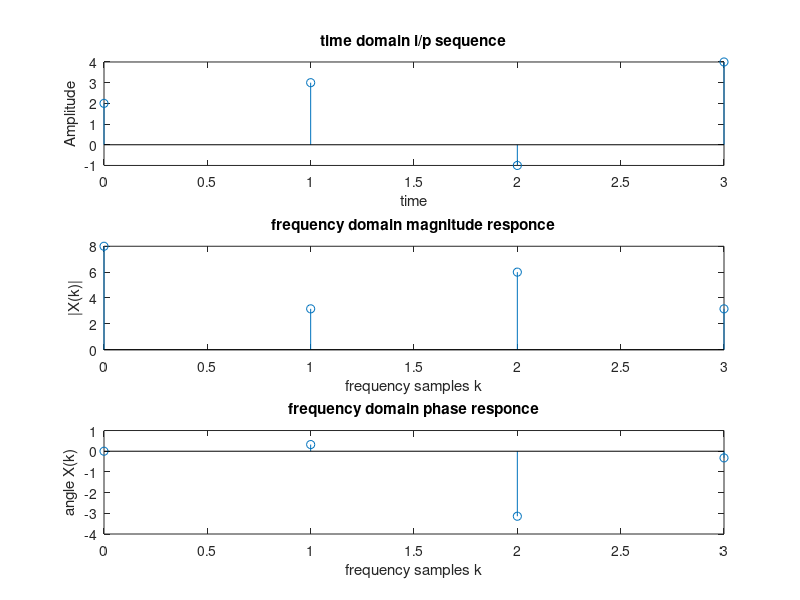

This figure's MATLAB source:
clear;
clc;
x=[2 3 -1 4];
N=length(x);
X=zeros(1,N);
for k=0:N-1
    for n=0:N-1
        X(k+1)=X(k+1)+(x(n+1)*exp(-j*pi*2*n*k/N));
        magX(k+1)=abs(X(k+1));
        angX(k+1)=angle(X(k+1));
    end
end
X
t=0:N-1;
subplot(3,1,1);
stem(t,x);
xlabel('time');ylabel('Amplitude');title('time domain i/p sequence');

subplot(3,1,2);
stem(t,magX)
xlabel('frequency samples k');ylabel('|X(k)|');title('frequency domain magnitude responce');


subplot(3,1,3);
stem(t,angX)
xlabel('frequency samples k');ylabel('angle X(k)');title('frequency domain phase responce');
